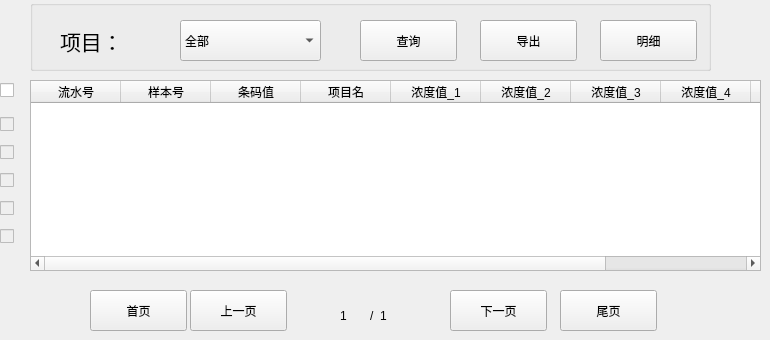
       <widget class="QWidget" name="page_30">
        <widget class="QPushButton" name="lastButton_2">
         <property name="geometry">
          <rect>
           <x>560</x>
           <y>290</y>
           <width>97</width>
           <height>41</height>
          </rect>
         </property>
         <property name="text">
          <string>尾页</string>
         </property>
        </widget>
        <widget class="QCheckBox" name="checkBox_primary_all">
         <property name="geometry">
          <rect>
           <x>0</x>
           <y>80</y>
           <width>29</width>
           <height>21</height>
          </rect>
         </property>
         <property name="text">
          <string/>
         </property>
        </widget>
        <widget class="QLabel" name="label_110">
         <property name="geometry">
          <rect>
           <x>370</x>
           <y>300</y>
           <width>16</width>
           <height>31</height>
          </rect>
         </property>
         <property name="text">
          <string>/</string>
         </property>
        </widget>
        <widget class="QPushButton" name="pagedownButton_2">
         <property name="geometry">
          <rect>
           <x>450</x>
           <y>290</y>
           <width>97</width>
           <height>41</height>
          </rect>
         </property>
         <property name="text">
          <string>下一页</string>
         </property>
        </widget>
        <widget class="QLabel" name="label_pageall_2">
         <property name="geometry">
          <rect>
           <x>380</x>
           <y>300</y>
           <width>21</width>
           <height>31</height>
          </rect>
         </property>
         <property name="text">
          <string notr="true">1</string>
         </property>
        </widget>
        <widget class="QWidget" name="layoutWidget_26">
         <property name="geometry">
          <rect>
           <x>0</x>
           <y>110</y>
           <width>31</width>
           <height>141</height>
          </rect>
         </property>
         <layout class="QVBoxLayout" name="verticalLayout_27">
          <item>
           <widget class="QCheckBox" name="checkBox_history_12">
            <property name="enabled">
             <bool>false</bool>
            </property>
            <property name="text">
             <string/>
            </property>
           </widget>
          </item>
          <item>
           <widget class="QCheckBox" name="checkBox_history_13">
            <property name="enabled">
             <bool>false</bool>
            </property>
            <property name="text">
             <string/>
            </property>
           </widget>
          </item>
          <item>
           <widget class="QCheckBox" name="checkBox_history_14">
            <property name="enabled">
             <bool>false</bool>
            </property>
            <property name="text">
             <string/>
            </property>
           </widget>
          </item>
          <item>
           <widget class="QCheckBox" name="checkBox_history_15">
            <property name="enabled">
             <bool>false</bool>
            </property>
            <property name="text">
             <string/>
            </property>
           </widget>
          </item>
          <item>
           <widget class="QCheckBox" name="checkBox_history_16">
            <property name="enabled">
             <bool>false</bool>
            </property>
            <property name="text">
             <string/>
            </property>
           </widget>
          </item>
         </layout>
        </widget>
        <widget class="QLabel" name="label_page_2">
         <property name="geometry">
          <rect>
           <x>340</x>
           <y>300</y>
           <width>16</width>
           <height>31</height>
          </rect>
         </property>
         <property name="layoutDirection">
          <enum>Qt::RightToLeft</enum>
         </property>
         <property name="text">
          <string notr="true">1</string>
         </property>
        </widget>
        <widget class="QPushButton" name="firstButton_2">
         <property name="geometry">
          <rect>
           <x>90</x>
           <y>290</y>
           <width>97</width>
           <height>41</height>
          </rect>
         </property>
         <property name="text">
          <string>首页</string>
         </property>
        </widget>
        <widget class="QPushButton" name="pageupButton_2">
         <property name="geometry">
          <rect>
           <x>190</x>
           <y>290</y>
           <width>97</width>
           <height>41</height>
          </rect>
         </property>
         <property name="text">
          <string>上一页</string>
         </property>
        </widget>
        <widget class="QTableWidget" name="tableWidget_primary">
         <property name="geometry">
          <rect>
           <x>30</x>
           <y>80</y>
           <width>731</width>
           <height>191</height>
          </rect>
         </property>
         <property name="verticalScrollBarPolicy">
          <enum>Qt::ScrollBarAlwaysOff</enum>
         </property>
         <property name="horizontalScrollBarPolicy">
          <enum>Qt::ScrollBarAlwaysOn</enum>
         </property>
         <attribute name="horizontalHeaderDefaultSectionSize">
          <number>90</number>
         </attribute>
         <column>
          <property name="text">
           <string>流水号</string>
          </property>
         </column>
         <column>
          <property name="text">
           <string>样本号</string>
          </property>
         </column>
         <column>
          <property name="text">
           <string>条码值</string>
          </property>
         </column>
         <column>
          <property name="text">
           <string>项目名</string>
          </property>
         </column>
         <column>
          <property name="text">
           <string>浓度值_1</string>
          </property>
         </column>
         <column>
          <property name="text">
           <string>浓度值_2</string>
          </property>
         </column>
         <column>
          <property name="text">
           <string>浓度值_3</string>
          </property>
         </column>
         <column>
          <property name="text">
           <string>浓度值_4</string>
          </property>
         </column>
         <column>
          <property name="text">
           <string>浓度值_5</string>
          </property>
         </column>
         <column>
          <property name="text">
           <string>文件路径名</string>
          </property>
         </column>
        </widget>
        <widget class="QGroupBox" name="groupBox_33">
         <property name="geometry">
          <rect>
           <x>30</x>
           <y>0</y>
           <width>681</width>
           <height>71</height>
          </rect>
         </property>
         <property name="title">
          <string/>
         </property>
         <widget class="QComboBox" name="comboBox_prj_2">
          <property name="geometry">
           <rect>
            <x>150</x>
            <y>20</y>
            <width>141</width>
            <height>41</height>
           </rect>
          </property>
          <item>
           <property name="text">
            <string>全部</string>
           </property>
          </item>
         </widget>
         <widget class="QLabel" name="label_97">
          <property name="geometry">
           <rect>
            <x>30</x>
            <y>20</y>
            <width>111</width>
            <height>41</height>
           </rect>
          </property>
          <property name="font">
           <font>
            <pointsize>16</pointsize>
           </font>
          </property>
          <property name="text">
           <string>项目：</string>
          </property>
         </widget>
         <widget class="QPushButton" name="histroyButton_show_2">
          <property name="geometry">
           <rect>
            <x>330</x>
            <y>20</y>
            <width>97</width>
            <height>41</height>
           </rect>
          </property>
          <property name="text">
           <string>查询</string>
          </property>
         </widget>
         <widget class="QPushButton" name="exlocalButton">
          <property name="geometry">
           <rect>
            <x>450</x>
            <y>20</y>
            <width>97</width>
            <height>41</height>
           </rect>
          </property>
          <property name="text">
           <string>导出</string>
          </property>
         </widget>
         <widget class="QPushButton" name="his_prj_view_bt">
          <property name="geometry">
           <rect>
            <x>570</x>
            <y>20</y>
            <width>97</width>
            <height>41</height>
           </rect>
          </property>
          <property name="text">
           <string>明细</string>
          </property>
         </widget>
        </widget>
       </widget>
